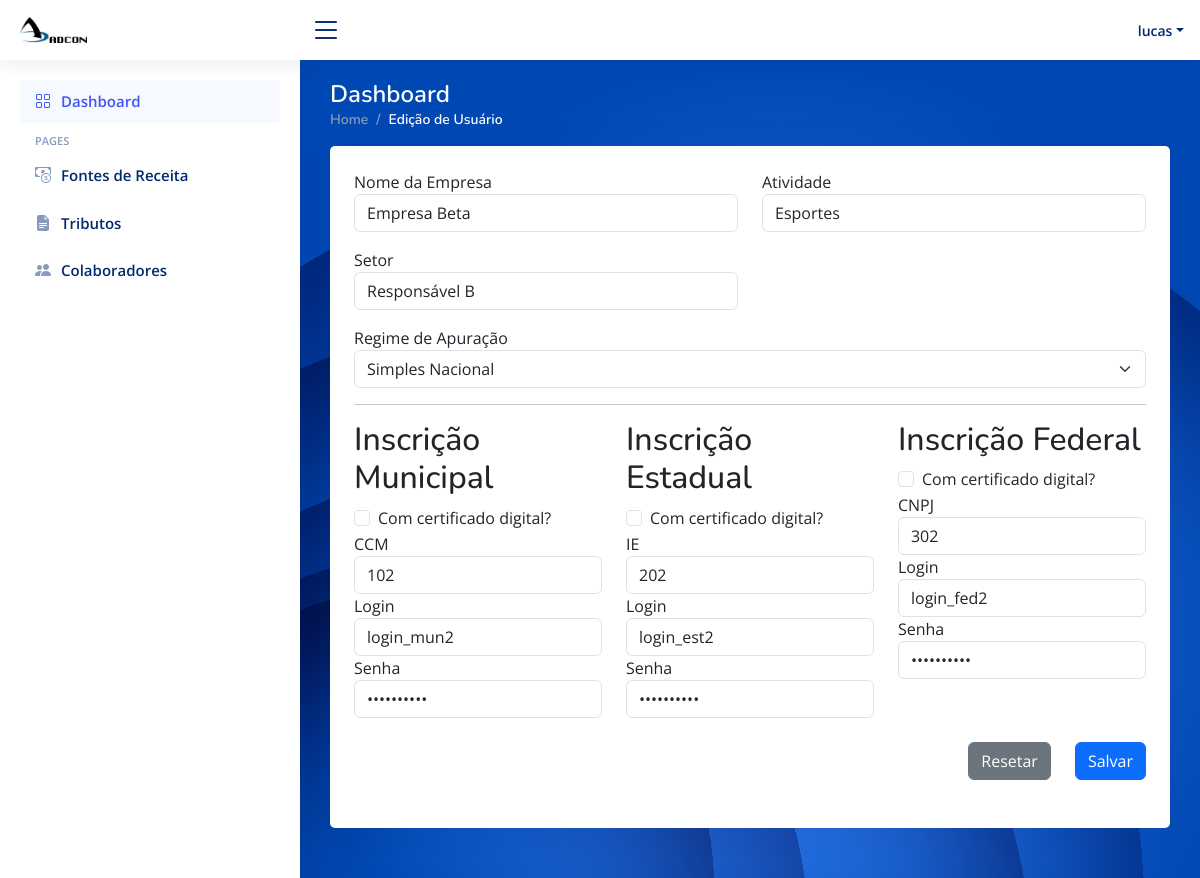
The app's page /empresas/2/update/ (signed in) with its own data.
### app/models.py (models this page shows)
class Empresa(models.Model):
    id_empresa = models.AutoField(primary_key=True)
    nome = models.CharField(max_length=100, blank=True, null=True)
    responsaveis = models.CharField(max_length=100, blank=True, null=True)
    atividade = models.CharField(max_length=100, blank=True, null=True)
    cnpj_federal = models.ForeignKey(Federal, on_delete=models.CASCADE)
    ie_estadual = models.ForeignKey(Estadual, on_delete=models.CASCADE)
    ccm_municipal = models.ForeignKey(Municipal, on_delete=models.CASCADE)
    regime_apuracao = models.CharField(max_length=100, blank=True, null=True)

class Municipal(models.Model):
    ccm = models.AutoField(primary_key=True)
    login_municipal = models.CharField(max_length=100, blank=True, null=True)
    senha_municipal = models.CharField(max_length=100, blank=True, null=True)
    certificado_digital_municipal = models.BooleanField()

class Estadual(models.Model):
    ie = models.AutoField(primary_key=True)
    login_estadual = models.CharField(max_length=100, blank=True, null=True)
    senha_estadual = models.CharField(max_length=100, blank=True, null=True)
    certificado_digital_estadual = models.BooleanField()

class Federal(models.Model):
    cnpj = models.AutoField(primary_key=True)
    login_federal = models.CharField(max_length=100, blank=True, null=True)
    senha_federal = models.CharField(max_length=100, blank=True, null=True)
    certificado_digital_federal = models.BooleanField()

### app/views.py (the view, shortened to what this page needs)
# urls.py: path('empresas/<int:empresa_id>/update/', views.update_empresa, name="editar_empresa"),
@login_required(login_url="/")
def update_empresa(request, empresa_id):
    empresa = get_object_or_404(Empresa, id_empresa=empresa_id)
    cnpj = empresa.cnpj_federal.cnpj
    ie = empresa.ie_estadual.ie
    ccm = empresa.ccm_municipal.ccm
    print(ccm)  # Retorna o valor do ccm
    print(cnpj)  # Retorna o valor do cnpj
    print(ie)  # Retorna o valor do ie
    Cnpj = get_object_or_404(Federal, cnpj=cnpj)
    Ie = get_object_or_404(Estadual, ie=ie)
    Ccm = get_object_or_404(Municipal, ccm=ccm)
    return render(request, 'frontend/Editar_Empresa.html', {'empresa': empresa,
                                                            'municipal': Ccm,
                                                            'estadual': Ie,
                                                            'federal': Cnpj})

### app/templates/frontend/Editar_Empresa.html (shortened to what this page needs)
<html lang="en">
{% load static %}
<head>
  <link href="{% static "vendor/bootstrap/css/bootstrap.min.css" %}" rel="stylesheet">
  <link href="{% static "vendor/bootstrap-icons/bootstrap-icons.css" %}" rel="stylesheet">
  <link href="{% static "vendor/boxicons/css/boxicons.min.css" %}" rel="stylesheet">
  <link href="{% static "vendor/quill/quill.snow.css" %}" rel="stylesheet">
  <link href="{% static "vendor/quill/quill.bubble.css" %}" rel="stylesheet">
  <link href="{% static "vendor/remixicon/remixicon.css" %}" rel="stylesheet">
  <link href="{% static "vendor/simple-datatables/style.css" %}" rel="stylesheet">
  <link href="{% static "css/style.css" %}" rel="stylesheet">
</head>
<body>
  <header id="header" class="header fixed-top d-flex align-items-center">
    <div class="d-flex align-items-center justify-content-between">
      <a href="{% url 'index' %}" class="logo d-flex align-items-center">
        <img src="{% static "img/logo.png" %}" alt="">
      </a>
      <i class="bi bi-list toggle-sidebar-btn"></i>
    </div>
    <nav class="header-nav ms-auto">
      <ul class="d-flex align-items-center">
        <li class="nav-item dropdown pe-3">
          <a class="nav-link nav-profile d-flex align-items-center pe-0" href="#" data-bs-toggle="dropdown">
            <span class="d-none d-md-block dropdown-toggle ps-2">{{user.username}}</span>
          </a>
        </li>
      </ul>
    </nav>
  </header>
  <aside id="sidebar" class="sidebar">
    <ul class="sidebar-nav" id="sidebar-nav">
      <li class="nav-item">
        <a class="nav-link " href="{% url 'index' %}">
          <i class="bi bi-grid"></i>
          <span>Dashboard</span>
        </a>
      </li>
      <li class="nav-heading">Pages</li>
      <li class="nav-item">
        <a class="nav-link collapsed" href="{% url 'fontes_receitas' %}">
          <i class="bi bi-cash-coin"></i>
          <span>Fontes de Receita</span>
        </a>
      </li>
      <li class="nav-item">
        <a class="nav-link collapsed" href="{% url 'tributos' %}">
          <i class="bi bi-file-earmark-text-fill"></i>
          <span>Tributos</span>
        </a>
      </li>
      <li class="nav-item">
        <a class="nav-link collapsed" href={% url 'colaboradores' %}>
          <i class="bi bi-people-fill"></i>
          <span>Colaboradores</span>
        </a>
      </li>
    </ul>
  </aside>
  <main id="main" class="main" style="background-image: url('{% static "img/graphic-side.svg" %}');">
    <div class="pagetitle">
      <h1 class="text-white">Dashboard</h1>
      <nav>
        <ol class="breadcrumb">
          <li class="breadcrumb-item active text-white"><a href="{% url 'index' %}">Home</a></li>
          <li class="breadcrumb-item active text-white">Edição de Usuário</li>
        </ol>
      </nav>
    </div>
    <section class="section dashboard">
    <div class="card">
        <div class="card-body p-4">
            <form method="POST"> {% csrf_token %}
                    <div class="row">
                        <div class="col-md-6">
                            <div class="form-group">
                                <label for="nomeEmpresa">Nome da Empresa</label>
                                <input type="text" class="form-control" id="nomeEmpresa" name="nome_empresa" value="{{ empresa.nome }}" required>
                            </div>
                        </div>
                        <div class="col-md-6">
                            <div class="form-group">
                                <label for="atividade">Atividade</label>
                                <input type="text" class="form-control" id="atividade" name="atividade_empresa" value="{{ empresa.atividade }}" required>
                            </div>
                        </div>
                    </div>
                    <div class="row">
                        <div class="col-md-6 my-3">
                            <div class="form-group">
                                <label for="responsaveis">Setor</label>
                                <input type="text" class="form-control" id="responsaveis" name="responsaveis_empresa" value="{{ empresa.responsaveis }}">
                            </div>
                        </div>
                    </div>
                    <div class="form-group">
                        <label for="regimeApuracao">Regime de Apuração</label>
                        <select class="form-select" id="regimeApuracao" name="regime_apuracao" data-value="{{ empresa.regime_apuracao }}">
                            <option value="Simples Nacional">Simples Nacional</option>
                        </select>
                    </div>
                    <hr>
                    <div class="row">
                        <div class="col-lg-4">
                            <h2>Inscrição Municipal</h2>
                            <div class="form-check">
                                <input type="checkbox" value="true" class="form-check-input" id="comCertificadoMunicipal" name="certificado_digital_municipal">
                                <label class="form-check-label" for="comCertificadoMunicipal" data-value="{{ municipal.certificado_digital_municipal }}">Com certificado digital?</label>
                            </div>
                            <div class="form-group">
                                <label for="ccm">CCM</label>
                                <input type="text" class="form-control" id="ccm" name="ccm_municipal" value="{{ municipal.ccm }}">
                            </div>
                            <div class="form-group">
                                <label for="loginMunicipal">Login</label>
                                <input type="text" class="form-control" id="loginMunicipal" name="login_municipal" value="{{ municipal.login_municipal }}">
                            </div>
                            <div class="form-group">
                                <label for="senhaMunicipal">Senha</label>
                                <input type="password" class="form-control" id="senhaMunicipal" name="senha_municipal" value="{{ municipal.senha_municipal }}">
                            </div>
                        </div>
                        <div class="col-lg-4">
                            <h2>Inscrição Estadual</h2>
                            <div class="form-check">
                                <input type="checkbox" value="true" class="form-check-input" id="comCertificadoEstadual" name="certificado_digital_estadual">
                                <label class="form-check-label" for="comCertificadoEstadual" data-value="{{ estadual.certificado_digital_estadual }}">Com certificado digital?</label>
                            </div>
                            <div class="form-group">
                                <label for="ie">IE</label>
                                <input type="text" class="form-control" id="ie" name="ie_estadual" value="{{ estadual.ie }}">
                            </div>
                            <div class="form-group">
                                <label for="loginEstadual">Login</label>
                                <input type="text" class="form-control" id="loginEstadual" name="login_estadual" value="{{ estadual.login_estadual }}">
                            </div>
                            <div class="form-group">
                                <label for="senhaEstadual">Senha</label>
                                <input type="password" class="form-control" id="senhaEstadual" name="senha_estadual" value="{{ estadual.senha_estadual }}">
                            </div>
                        </div>
                        <div class="col-lg-4">
                            <h2>Inscrição Federal</h2>
                            <div class="form-check">
                                <input type="checkbox" value="true" class="form-check-input" id="comCertificadoFederal" name="certificado_digital_federal">
                                <label class="form-check-label" for="comCertificadoFederal" data-value="{{ federal.certificado_digital_federal }}">Com certificado digital?</label>
                            </div>
                            <div class="form-group">
                                <label for="cnpjFederal">CNPJ</label>
                                <input type="text" class="form-control" id="cnpjFederal" name="cnpj_federal" value="{{ federal.cnpj }}">
                            </div>
                            <div class="form-group">
                                <label for="loginFederal">Login</label>
                                <input type="text" class="form-control" id="loginFederal" name="login_federal" value="{{ federal.login_federal }}">
                            </div>
                            <div class="form-group">
                                <label for="senhaFederal">Senha</label>
                                <input type="password" class="form-control" id="senhaFederal" name="senha_federal" value="{{ federal.senha_federal }}">
                            </div>
                        </div>
                    </div>
                    <div class="modal-footer my-4">
                        <button type="reset" class="btn btn-secondary mx-4" data-dismiss="modal">Resetar</button>
                        <button type="submit" class="btn btn-primary" id="salvarEmpresa">Salvar</button>
                    </div>
                </form>
        </div>
    </div>
    </section>
  </main>
</body>
</html>

### app/static/css/style.css (style rules this page uses)
:root { scroll-behavior: smooth; }
body { font-family: "Open Sans", sans-serif; background: #f6f9ff; color: #444444; }
a { color: #4154f1; text-decoration: none; }
h1, h2, h3, h4, h5, h6 { font-family: "Nunito", sans-serif; }
#main { margin-top: 60px; padding: 20px 30px; transition: all 0.3s; }
.pagetitle { margin-bottom: 10px; }
.pagetitle h1 { font-size: 24px; margin-bottom: 0; font-weight: 600; color: #012970; }
.card { margin-bottom: 30px; border: none; border-radius: 5px; box-shadow: 0px 0 30px rgba(1, 41, 112, 0.1); }
.card-body { padding: 0 20px 20px 20px; }
.breadcrumb { font-size: 14px; font-family: "Nunito", sans-serif; color: #899bbd; font-weight: 600; }
.breadcrumb a { color: #899bbd; transition: 0.3s; }
.breadcrumb .breadcrumb-item::before { color: #899bbd; }
.breadcrumb .active { color: #51678f; font-weight: 600; }
.logo { line-height: 1; }
@media (min-width: 1200px) { .logo { width: 280px; } }
.logo img { max-height: 26px; margin-right: 6px; }
.header { transition: all 0.5s; z-index: 997; height: 60px; box-shadow: 0px 2px 20px rgba(1, 41, 112, 0.1); background-color: #fff; padding-left: 20px; }
.header .toggle-sidebar-btn { font-size: 32px; padding-left: 10px; cursor: pointer; color: #012970; }
.header-nav ul { list-style: none; }
.header-nav>ul { margin: 0; padding: 0; }
.header-nav .nav-profile { color: #012970; }
.header-nav .nav-profile span { font-size: 14px; font-weight: 600; }
.sidebar { position: fixed; top: 60px; left: 0; bottom: 0; width: 300px; z-index: 996; transition: all 0.3s; padding: 20px; overflow-y: auto; scrollbar-width: thin; scrollbar-color: #aab7cf transparent; box-shadow: 0px 0px 20px rgba(1, 41, 112, 0.1); background-color: #fff; }
@media (min-width: 1200px) { #main, #footer { margin-left: 300px; } }
.sidebar-nav { padding: 0; margin: 0; list-style: none; }
.sidebar-nav li { padding: 0; margin: 0; list-style: none; }
.sidebar-nav .nav-item { margin-bottom: 5px; }
.sidebar-nav .nav-heading { font-size: 11px; text-transform: uppercase; color: #899bbd; font-weight: 600; margin: 10px 0 5px 15px; }
.sidebar-nav .nav-link { display: flex; align-items: center; font-size: 15px; font-weight: 600; color: #4154f1; transition: 0.3; background: #f6f9ff; padding: 10px 15px; border-radius: 4px; }
.sidebar-nav .nav-link i { font-size: 16px; margin-right: 10px; color: #4154f1; }
.sidebar-nav .nav-link.collapsed { color: #012970; background: #fff; }
.sidebar-nav .nav-link.collapsed i { color: #899bbd; }

### records on screen
Empresa: nome_empresa "Empresa Beta", atividade_empresa "Esportes", responsaveis_empresa "Responsável B", regime_apuracao "Simples Nacional"
Municipal: ccm_municipal "102", login_municipal "login_mun2"
Estadual: ie_estadual "202", login_estadual "login_est2"
Federal: cnpj_federal "302", login_federal "login_fed2"

### other values on screen
{{ user.username }} "lucas"
